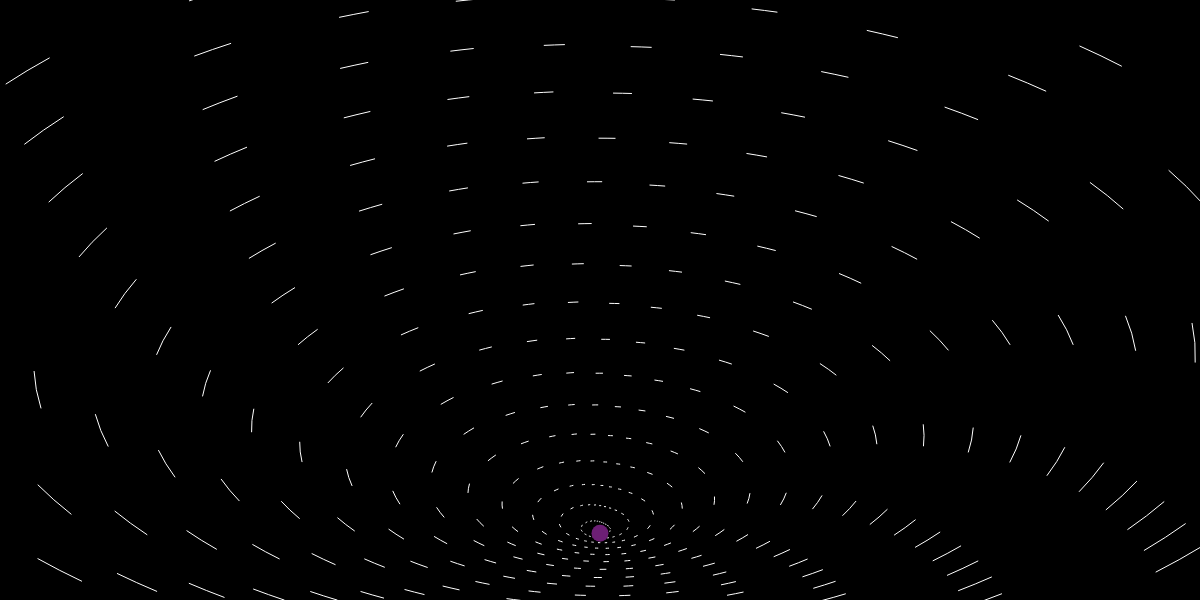
Frame 1 (no input)
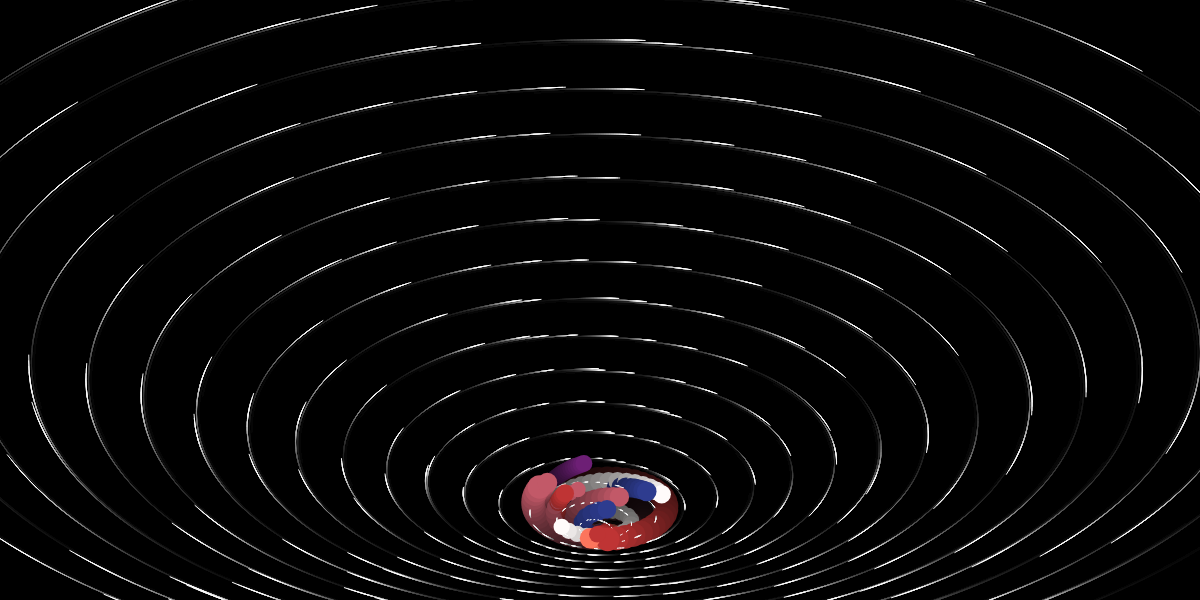
Frame 60 (no input)
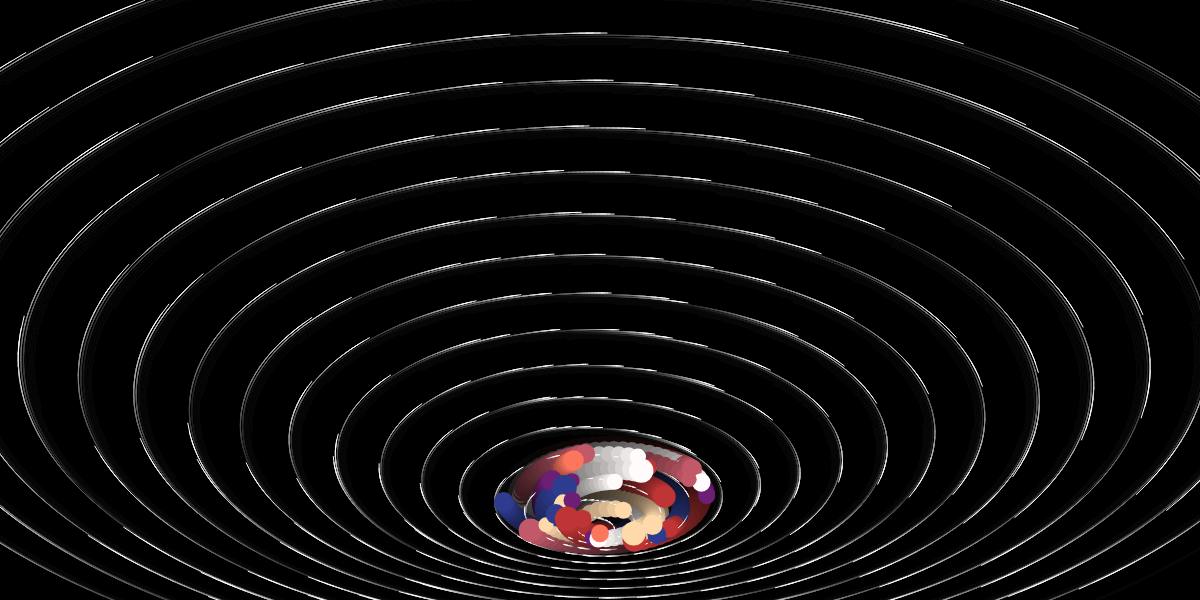
Frame 120 (the mouse pressed at the canvas centre since frame 60)

The p5.js sketch that drew these frames (run headless with seeded random() and noise() and a simulated clock; from frame 60 on, the mouse is pressed at the canvas centre):

// p5.js sketch
// ── sketch.js
let pallete=["#2E3C8F","#BF3434","#C25968","#FC755D","#6D1F75","#FED9A9","#FFFBFA"];
let vortexs=[];
let s;
let planets=[];
let p=[];

function setup() {
  createCanvas(1200, 600);
  noStroke();
  s=0.01;
  for(let i=0;i<2400;i+=6){
    vortexs.push(new Vortex(i,s));
  }
  planets.push(new Planet());
  background(0);
}



function draw() {
  fill(0,0,0,20);
  noStroke();
  rect(0,0,width,height);
  translate(width/2,8*height/9);
  for(let vor of vortexs){
    vor.dispaly();
    vor.update();
  }
  for(let p=0;p<planets.length;p++){
    planets[p].display();
    planets[p].update();
    if(planets[p].life==0){
      explode(planets[p].x,planets[p].y,planets[p].c);
      planets.splice(p,1);
    }
  }

  for (let i = 0; i < p.length; i++) {
    p[i].show();
    p[i].move();
    p[i].gravity();
    if (p[i].r < 0) {
      p.splice(i, 1);
    }
  }

  let i=int(random(0,5));
  if(i==1){
    planets.push(new Planet());
  }

    //if(20<i<33) circle(0,0,i*i);
  //console.log(vortexs[400].s);
}

class Vortex {
  constructor(_p,_s) {
    this.x=_p*sqrt(_p)/75;
    this.y=_p*sqrt(_p)/150;
    //this.c=pallete[int(random(pallete.length))];
    this.c=[255];
    this.s=_s+random(0.01);
    this.r=_p;
    this.w=int(random(this.y/50,this.y/45+1));
  }
  update(){
    //this.x+=random(-1.2,1.2);
    //this.y-=0.02;
    this.r+=this.s;
    if(mouseIsPressed){
      this.s+=0.0002;
    }else{
      this.s-=0.0002;
    }
    this.s=constrain(this.s,0.01,0.1);
  }
  dispaly(){
    noFill();
    stroke(this.c);
    strokeWeight(1);
    arc(0,-this.r*sqrt(this.r)/500,this.x,this.y,this.r,this.r+PI/48);
    //fill(this.c);
    //circle(this.x,this.y,this.w);
  }
}

class Planet {
  constructor() {
    this.r=0;
    this.x=0;
    this.y=0;
    this.s=random(0.5,2);
    this.a=random(-3,3);
    this.radius=random(15,25);
    this.life=int(random(360,4800));
    this.c=pallete[int(random(pallete.length))];
  }

  update(){
    this.r++;
    this.x=10*sqrt(this.r)*cos(this.s*sqrt(this.r))+this.a;
    this.y=5*sqrt(this.r)*sin(this.s*sqrt(this.r))-sqrt(this.r)*4+this.a;
    if((mouseX-width/2)<(this.x+this.radius)
        &&(mouseX-width/2)>(this.x-this.radius)
        &&(mouseY-8*height/9)<(this.y+this.radius)
        &&(mouseY-8*height/9)>(this.y-this.radius)){
          if(mouseIsPressed){
            console.log(this.x);
            this.life=0;
          }
    }else{
      this.life--;
    }
  }

  display(){
    fill(this.c);
    noStroke();
    circle(this.x,this.y,this.radius);
  }
}

class Particle {
  constructor(x,y,c) {
    this.x = x;
    this.y = y;
    this.xSpeed = random(-2, 2);
    this.ySpeed = random(-2, 2);
    this.r = 15;
    this.c = c;
  }

  show() {
    fill(this.c);
    ellipse(this.x, this.y, this.r, this.r);
  }

  gravity() {
    this.xSpeed += 0.001;
    this.ySpeed += 0.04;
  }

  move() {
    this.r -= 0.3;
    this.x = this.x + this.xSpeed;
    this.y = this.y + this.ySpeed;
  }
}


function explode(x,y,c){
  for ( i = 0; i<10; i++){
    p.push(new Particle(x,y,c));
  }
}

// ── p5.clickable.js
//Determines if the mouse was pressed on the previous frame
var cl_mouseWasPressed = false;
//Last hovered button
var cl_lastHovered = null;
//Last pressed button
var cl_lastClicked = null;
//All created buttons
var cl_clickables = [];

//This function is what makes the magic happen and should be ran after
//each draw cycle.
p5.prototype.runGUI = function(){
	for(i = 0; i < cl_clickables.length; ++i){
		if(cl_lastHovered != cl_clickables[i])
			cl_clickables[i].onOutside();
	}
	if(cl_lastHovered != null){
		if(cl_lastClicked != cl_lastHovered){
			cl_lastHovered.onHover();
		}
	}
	if(!cl_mouseWasPressed && cl_lastClicked != null){
		cl_lastClicked.onPress();
	}
	if(cl_mouseWasPressed && !mouseIsPressed && cl_lastClicked != null){
		if(cl_lastClicked == cl_lastHovered){
			cl_lastClicked.onRelease();
		}
		cl_lastClicked = null;
	}
	cl_lastHovered = null;
	cl_mouseWasPressed = mouseIsPressed;
}

p5.prototype.registerMethod('post', p5.prototype.runGUI);

//Button Class
function Clickable(x,y){
	this.x = x || 0;			//X position of the clickable
	this.y = y || 0;			//Y position of the clickable
	this.width = 100;			//Width of the clickable
	this.height = 50;			//Height of the clickable
	this.color = "#FFFFFF";			//Background color of the clickable
	this.cornerRadius = 10;			//Corner radius of the clickable
	this.strokeWeight = 2;			//Stroke width of the clickable
	this.stroke = "#000000";		//Border color of the clickable
	this.text = "Press Me";			//Text of the clickable
	this.textColor = "#000000";		//Color for the text shown
	this.textSize = 12;			//Size for the text shown
	this.textFont = "sans-serif";		//Font for the text shown

	this.onHover = function(){
		//This function is ran when the clickable is hovered but not
		//pressed.
	}

	this.onOutside = function(){
		//This function is ran when the clickable is NOT hovered.
	}

	this.onPress = function(){
		//This function is ran when the clickable is pressed.
	}

	this.onRelease = function(){
		//This funcion is ran when the cursor was pressed and then
		//released inside the clickable. If it was pressed inside and
		//then released outside this won't work.
	}

	this.locate = function(x, y){
		this.x = x;
		this.y = y;
	}

	this.resize = function(w, h){
		this.width = w;
		this.height = h;
	}

	this.draw = function(){
		fill(this.color);
		stroke(this.stroke);
		strokeWeight(this.strokeWeight);
		rect(this.x, this.y, this.width, this.height, this.cornerRadius);
		fill(this.textColor);
		noStroke();
		textAlign(CENTER, CENTER);
		textSize(this.textSize);
		textFont(this.textFont);
		text(this.text, this.x+1, this.y+1, this.width, this.height);
		if(mouseX >= this.x && mouseY >= this.y
		   && mouseX < this.x+this.width && mouseY < this.y+this.height){
			cl_lastHovered = this;
			if(mouseIsPressed && !cl_mouseWasPressed)
				cl_lastClicked = this;
		}
	}

	cl_clickables.push(this);
}
